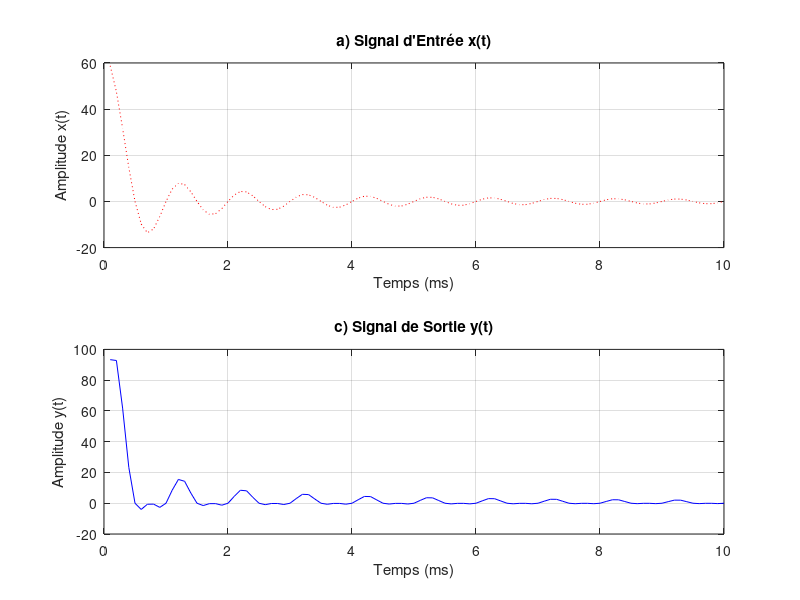

The MATLAB script that drew this image: (Note: this script raises an error after producing the figure.)
%% Expérience 3 : Implémentation du Système et Tracé

clc;        % Nettoie la fenêtre de commande
clear;      % Supprime toutes les variables de l'espace de travail
close all;  % Ferme toutes les figures ouvertes

% --- 1. Paramètres du Système ---
T_ms = 1;                     % Période T en millisecondes
T = T_ms / 1000;              % Conversion de T en secondes (0.001 s)
K = 1/100;                    % Constante K (0.01)

% Fréquence et période d'échantillonnage
Ts = T / 10;                  % Période d'échantillonnage Ts (1e-4 s)

% Intervalle de temps
T_debut = Ts;                 % Temps de début (Ts)
T_fin = 10 * T;               % Temps de fin (10*T = 0.01 s)

% Vecteur temps en secondes
t = T_debut : Ts : T_fin;

% Vecteur temps en millisecondes pour le tracé (comme demandé)
t_ms = t * 1000;

% --- 2. Génération du Signal d'Entrée x(t) ---
% x(t) = K * sin(2*pi*t/T) / t

% Le terme de division est géré pour éviter la division par zéro si t commençait à 0.
% Comme t commence à Ts, nous utilisons directement l'opérateur de division terme à terme (./).
x = K * (sin(2 * pi * t / T) ./ t);

% --- 3. Tracé du Signal d'Entrée x(t) (Question a/) ---
figure('Name', 'Expérience 3: Signaux Entrée et Sortie');

% Subplot pour l'entrée
subplot(2, 1, 1);
plot(t_ms, x, 'r:'); % Ligne pointillée (:) et couleur rouge (r)
title('a) Signal d''Entrée x(t)');
xlabel('Temps (ms)'); % Proper label en ms
ylabel('Amplitude x(t)');
grid on;

% --- 4. Calcul du Signal de Sortie y(t) (Question c/) ---
% y(t) = x(t) * [1 + sin(2*pi*t/T)]

modulation_term = 1 + sin(2 * pi * t / T);
y = x .* modulation_term; % Multiplication terme à terme avec l'opérateur .*

% --- 5. Tracé du Signal de Sortie y(t) (Question c/) ---
% Subplot pour la sortie
subplot(2, 1, 2);
plot(t_ms, y, 'b-'); % Ligne continue (standard) et couleur bleue (b)
title('c) Signal de Sortie y(t)');
xlabel('Temps (ms)');
ylabel('Amplitude y(t)');
grid on;

% Ajuster la figure pour une meilleure lisibilité
sgtitle('Expérience 3: Analyse du Système');